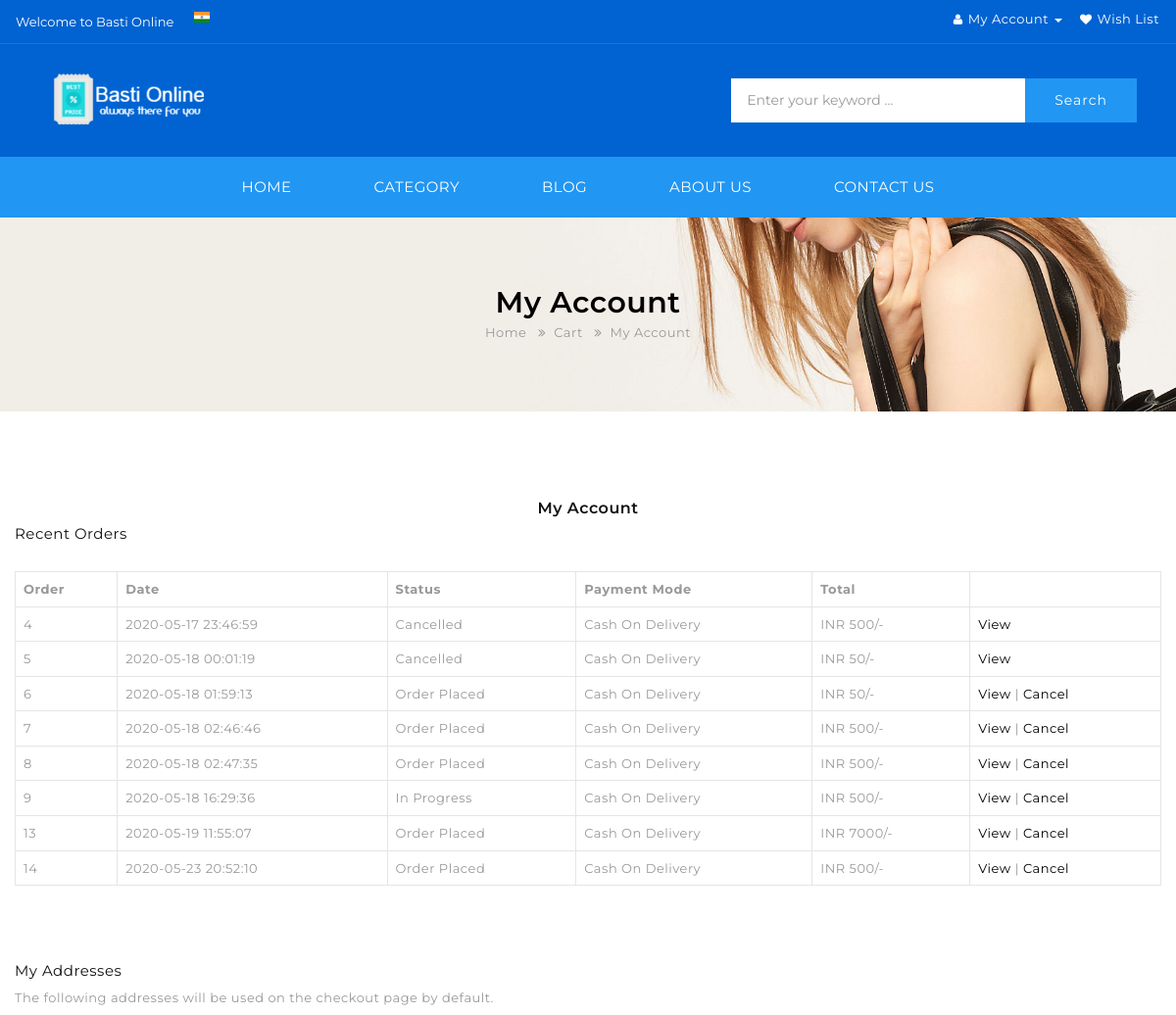
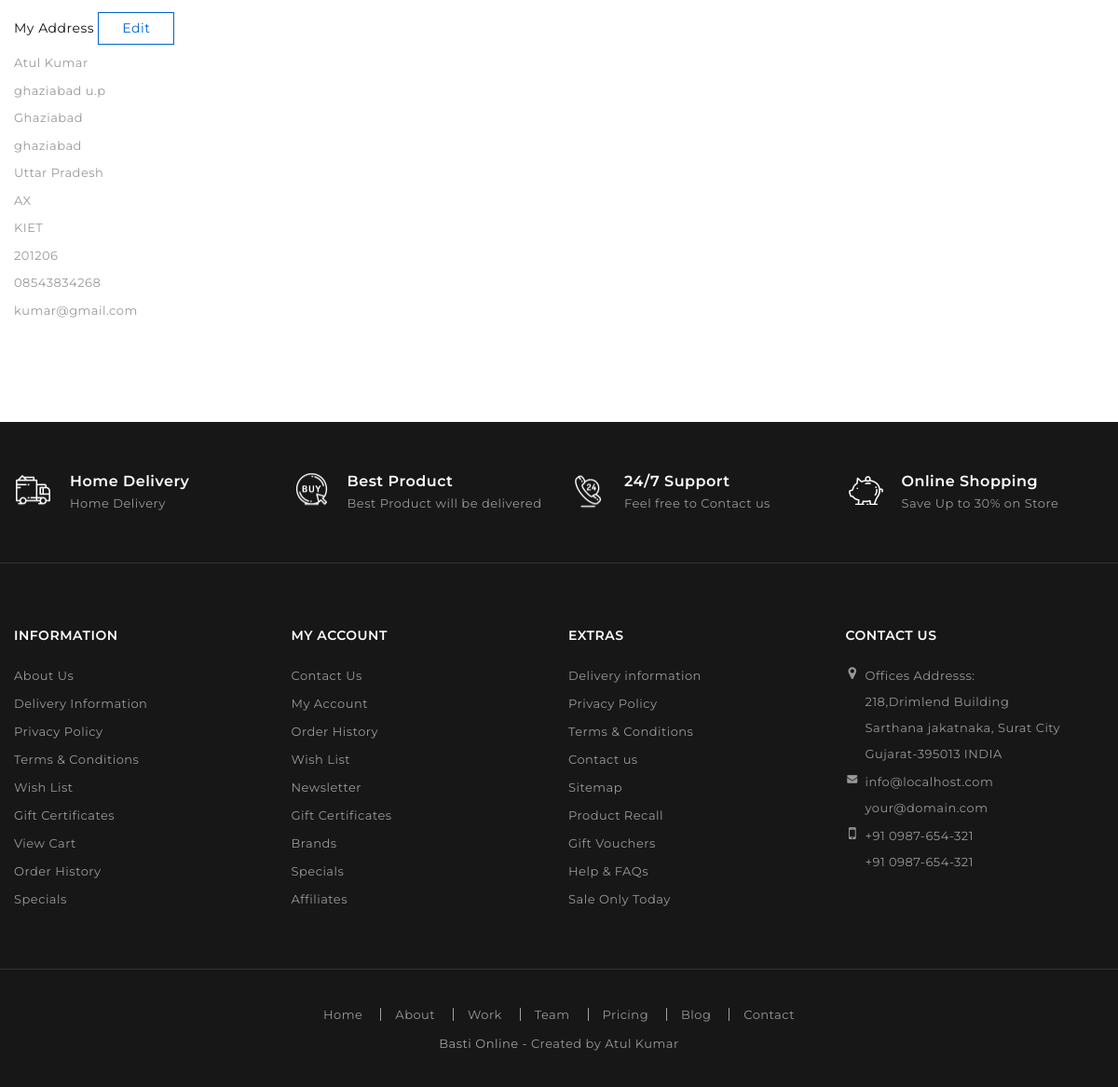
Page /my-account.php (signed in) on the committed database (2 pictures, top to bottom).
### tables this page shows
CREATE TABLE `orders` (
  `id` int(11) NOT NULL,
  `uid` int(11) NOT NULL,
  `totalprice` varchar(255) NOT NULL,
  `orderstatus` varchar(255) NOT NULL,
  `paymentmode` varchar(255) NOT NULL,
  `timestamp` datetime DEFAULT CURRENT_TIMESTAMP
);

CREATE TABLE `users` (
  `id` int(11) NOT NULL,
  `email` varchar(255) NOT NULL,
  `password` varchar(255) NOT NULL,
  `timestamp` datetime NOT NULL DEFAULT CURRENT_TIMESTAMP
);

CREATE TABLE `usersmeta` (
  `id` int(11) NOT NULL,
  `uid` int(11) NOT NULL,
  `firstname` varchar(255) NOT NULL,
  `lastname` varchar(255) NOT NULL,
  `company` varchar(255) NOT NULL,
  `address1` varchar(255) NOT NULL,
  `address2` varchar(255) NOT NULL,
  `city` varchar(255) NOT NULL,
  `state` varchar(255) NOT NULL,
  `country` varchar(255) NOT NULL,
  `zip` varchar(255) NOT NULL,
  `mobile` varchar(255) NOT NULL
);

### my-account.php (the view, shortened to what this page needs)
<?php
	require_once 'admin/config/connect.php';
include 'header.php';
include 'nav.php';
$uid = $_SESSION['customerid'];
?>
<div class="breadcrumb parallax-container">
  <div class="parallax"><img src="image/prlx.jpg" alt="#"></div>
  <h1>My Account</h1>
  <ul>
    <li><a href="index.php">Home</a></li>
    <li><a href="cart.php">Cart</a></li>
    <li><a href="#">My Account</a></li>
  </ul>
</div>
	<section id="content">
		<div class="content-blog content-account">
			<div class="container">
				<div class="row">
					<div class="page_header text-center">
						<h2>My Account</h2>
					</div>
					<div class="col-md-12">
			<h3>Recent Orders</h3>
			<br>
			<table class="cart-table account-table table table-bordered">
				<thead>
					<tr>
						<th>Order</th>
						<th>Date</th>
						<th>Status</th>
						<th>Payment Mode</th>
						<th>Total</th>
						<th></th>
					</tr>
				</thead>
				<tbody>
				<?php
					$ordsql = "SELECT * FROM orders WHERE uid='$uid'";
					$ordres = mysqli_query($connection, $ordsql);
					while($ordr = mysqli_fetch_assoc($ordres)){
				?>
					<tr>
						<td>
							<?php echo $ordr['id']; ?>
						</td>
						<td>
							<?php echo $ordr['timestamp']; ?>
						</td>
						<td>
							<?php echo $ordr['orderstatus']; ?>
						</td>
						<td>
							<?php echo $ordr['paymentmode']; ?>
						</td>
						<td>
							INR <?php echo $ordr['totalprice']; ?>/-
						</td>
						<td>
							<a href="view-order.php?id=<?php echo $ordr['id']; ?>">View</a>
							<?php if($ordr['orderstatus'] != 'Cancelled'){?>
							| <a href="cancel-order.php?id=<?php echo $ordr['id']; ?>">Cancel</a>
							<?php } ?>
						</td>
					</tr>
				<?php } ?>
				</tbody>
			</table>
			<br>
			<br>
			<br>
			<div class="ma-address">
						<h3>My Addresses</h3>
						<p>The following addresses will be used on the checkout page by default.</p>
			<div class="row">
				<div class="col-md-6">
								<h4>My Address <a href="edit-address.php" class="btn">Edit</a></h4>
					<?php
						$csql = "SELECT u1.firstname, u1.lastname, u1.address1, u1.address2, u1.city, u1.state, u1.country, u1.company, u.email, u1.mobile, u1.zip FROM users u JOIN usersmeta u1 WHERE u.id=u1.uid AND u.id=$uid";
						$cres = mysqli_query($connection, $csql);
						if(mysqli_num_rows($cres) == 1){
							$cr = mysqli_fetch_assoc($cres);
							echo "<p>".$cr['firstname'] ." ". $cr['lastname'] ."</p>";
							echo "<p>".$cr['address1'] ."</p>";
							echo "<p>".$cr['address2'] ."</p>";
							echo "<p>".$cr['city'] ."</p>";
							echo "<p>".$cr['state'] ."</p>";
							echo "<p>".$cr['country'] ."</p>";
							echo "<p>".$cr['company'] ."</p>";
							echo "<p>".$cr['zip'] ."</p>";
							echo "<p>".$cr['mobile'] ."</p>";
							echo "<p>".$cr['email'] ."</p>";
						}
					?>
				</div>
				<div class="col-md-6">
				</div>
			</div>
			</div>
					</div>
				</div>
			</div>
		</div>
	</section>
<?php include 'footer.php' ?>
</body>
</html>

### css/stylesheet.css (style rules this page uses)
body { font-family: "Montserrat", Helvetica, Arial, sans-serif; font-weight: 400; color: #999; font-size: 13px; line-height: 1.5; position: relative; background: #FFF; letter-spacing: 0.5px; }
h1, h2, h3, h4, h5, h6 { color: #121212; font-family: Montserrat; }
h1 { font-size: 18px; font-weight: 400; text-transform: uppercase; font-family: Montserrat; }
h2 { font-size: 16px; font-weight: 600; font-family: Montserrat; }
h3 { font-size: 15px; font-weight: 400; font-family: Montserrat; }
h4 { font-size: 14px; }
a { color: #000; text-decoration: none; }
.parallax-container { position: relative; overflow: hidden; height: auto; margin-top: 100px; }
.parallax { position: absolute; top: 0; left: 0; right: 0; bottom: 0; z-index: -1; }
.parallax img { display: none; position: absolute; left: 50%; bottom: 0; min-width: 100%; min-height: 100%; transform: translate3d(0, 0, 0); transform: translateX(-50%); }
.breadcrumb { padding: 70px 0 !important; margin: 0 0 90px !important; text-align: center; }
.breadcrumb h1 { font-size: 30px; font-weight: 600; text-transform: none; color: #000; margin: 0 0 5px; position: relative; }
.breadcrumb a { color: #999; background-color: transparent !important; border: none !important; padding: 0 !important; position: relative !important; }
.breadcrumb >ul> li + li::before { content: ""; font-family: "FontAwesome"; padding: 0 8px; position: relative; color: #999; }
.btn { padding: 9px 25px; font-size: 14px; color: #0063d1; font-weight: 400; border: 1px solid #0063d1; display: inline-block; background: rgba(255, 255, 255, 0); }
ul { padding: 0; margin: 0; }

### rows in the picture
orders: id "4", timestamp "2020-05-17 23:46:59", orderstatus "Cancelled", paymentmode "Cash On Delivery", totalprice "500"
orders: id "5", timestamp "2020-05-18 00:01:19", orderstatus "Cancelled", paymentmode "Cash On Delivery", totalprice "50"
orders: id "6", timestamp "2020-05-18 01:59:13", orderstatus "Order Placed", paymentmode "Cash On Delivery", totalprice "50"
orders: id "7", timestamp "2020-05-18 02:46:46", orderstatus "Order Placed", paymentmode "Cash On Delivery", totalprice "500"
orders: id "8", timestamp "2020-05-18 02:47:35", orderstatus "Order Placed", paymentmode "Cash On Delivery", totalprice "500"
orders: id "9", timestamp "2020-05-18 16:29:36", orderstatus "In Progress", paymentmode "Cash On Delivery", totalprice "500"
orders: id "13", timestamp "2020-05-19 11:55:07", orderstatus "Order Placed", paymentmode "Cash On Delivery", totalprice "7000"
orders: id "14", timestamp "2020-05-23 20:52:10", orderstatus "Order Placed", paymentmode "Cash On Delivery", totalprice "500"
users: usersmeta.firstname "Atul", usersmeta.lastname "Kumar", usersmeta.address1 "ghaziabad u.p", usersmeta.address2 "Ghaziabad", usersmeta.city "ghaziabad", usersmeta.state "Uttar Pradesh", usersmeta.country "AX", usersmeta.company "KIET", usersmeta.zip "201206", usersmeta.mobile "08543834268", email "kumar@gmail.com"
